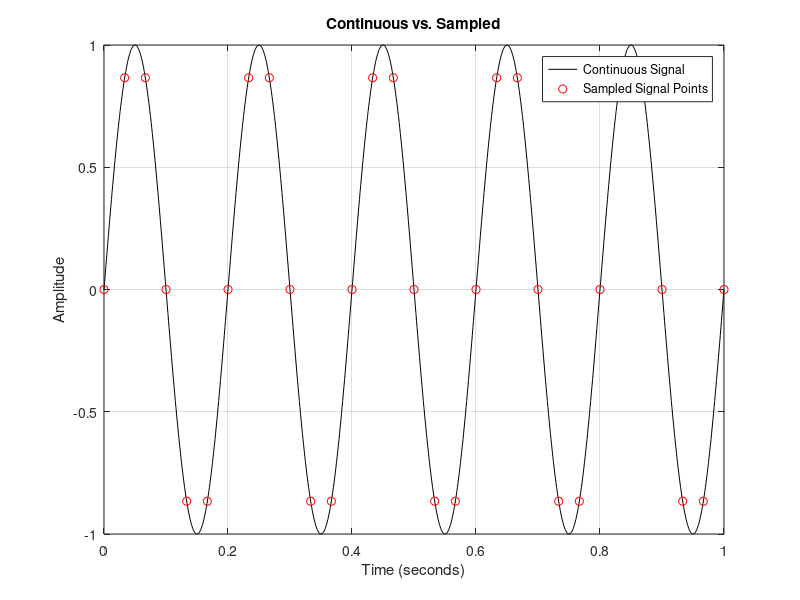

Recreate this plot in MATLAB.
clear; clc;
f = 5;
fs = 30;
duration = 1;
t = 0:0.001:duration;
ts = 0:1/fs:duration;

A = 1;
continuous_signal = A * sin(2 * pi * f * t);

sampled_signal = A * sin(2 * pi * f * ts);

plot(t, continuous_signal, 'black-');
hold on;
plot(ts, sampled_signal, 'ro');
xlabel('Time (seconds)');
ylabel('Amplitude');
title('Continuous vs. Sampled');
legend('Continuous Signal', 'Sampled Signal Points');
grid on;
